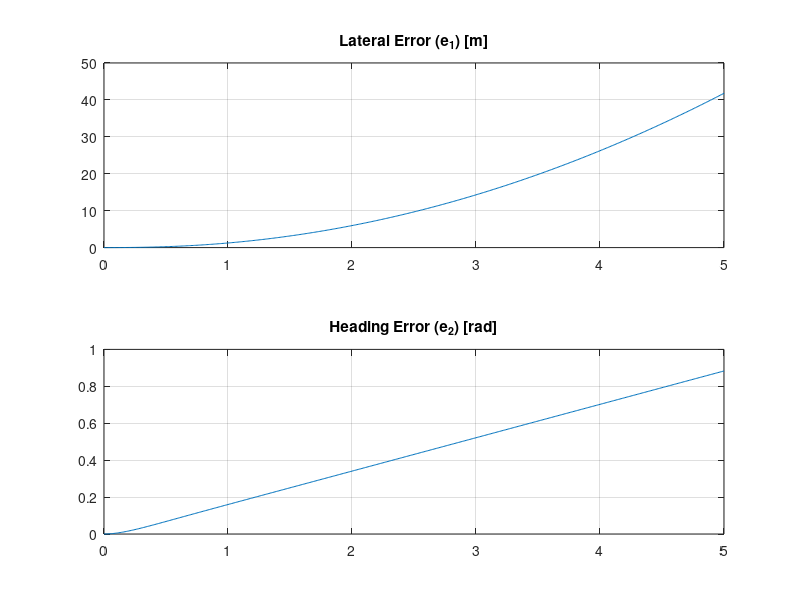

MATLAB code to generate this figure: (Note: this script raises an error after producing the figure.)
%% Equations of Motion for Bicycle Model

% STATES REL TO CENTERLINE (not inertial)
    % e1: lateral position error from centerline
    % e1_dot: lateral velocity error
    % e2: heading angle error from centerline
    % e2_dot: heading angular velocity error (e3_dot)

% Notebook has written dynamics derivations

m = 1500; % (kg), mass
Izz = 3000; % (kg*m^2), inertia about birds-eye z axis
Vx = 20; % (m/s), forward longitudinal velocity

Cf = 40000; %(N/rad/tire), front tire turn stiffness (virtual of both front)
Cr = 40000; %(N/rad/tire), rear tire turn stiffness (virtual of both rear)
lf = 1.2; % (m), distance from COM to front tire
lr = 1.6; % (m), distance from COM to rear tire


% State Space Matrices
A = [0, 1, 0, 0;
     0, (-2*(Cf+Cr))/(m*Vx), (2*(Cf+Cr))/m, (-2*(Cf*lf-Cr*lr))/(m*Vx);
     0, 0, 0, 1;
     0, (-2*(Cf*lf-Cr*lr))/(Izz*Vx), (2*(Cf*lf-Cr*lr))/Izz, (-2*(Cf*lf^2+Cr*lr^2))/(Izz*Vx)]

B = [0; 2*Cf/m; 0; 2*Cf*lf/Izz]

E = [0; (-2*(Cf*lf-Cr*lr))/m - Vx^2; 0; (-2*(Cf*lf^2+Cr*lr^2))/Izz]

C = eye(4)
D = zeros(4,1)

%% OL Dynamics Check
sys_c = ss(A, B, C, D);

% Run a step response with a 0.035 rad (2 degree) steering input
t = 0:0.01:5; % 5 second timespan
u = 0.035 * ones(size(t)); % Constant front steering angle
[y, t, x] = lsim(sys_c, u, t);

figure
subplot(2,1,1)
plot(t, x(:,1))
title('Lateral Error (e_1) [m]')
grid on

subplot(2,1,2)
plot(t, x(:,3))
title('Heading Error (e_2) [rad]')
grid on


%% Discrete Time State Space
dt = 0.05 % 20 Hz sampling rate

sys_d = c2d(sys_c, dt, 'zoh') % zoh for discrete and eventual PIL test


%% Test
Ad = sys_d.A
Bd = sys_d.B

Np = 20
Nc = 5

[F, Phi] = build_mpc_matrices(Ad, Bd, Np, Nc)

%% CL MPC Control

max_turn = deg2rad(25);

Q = diag([10, 1, 50, 1]);
R = 0.5;

sim_time = 3;
t_steps = sim_time/dt;
t_vec = 0:dt:sim_time;

% Initialize
x_k = [1.5; 0.3; deg2rad(0); 4]; % initial offset state

% State and input 
x_vec = zeros(t_steps + 1, 4); % pre-allocate state history
x_vec(1, :) = x_k'; % place x0 for first state
u_vec = zeros(t_steps, 1); % pre-allocate input history

% Global coords
global_X = zeros(t_steps + 1, 1);
global_Y = zeros(t_steps + 1, 1);
global_Y(1) = x_k(1); % Initial lateral deviation

% Figure
figure('Name', 'MPC Lateral Lane Keeper Test Simulation', 'NumberTitle', 'off', 'Position', [100, 100, 1000, 500]);
hold on; grid on;

lane_width = 3.6; % emulate highway width
plot([-10, Vx*sim_time + 20], [lane_width/2, lane_width/2], 'k-', 'LineWidth', 2);     % Left edge
plot([-10, Vx*sim_time + 20], [-lane_width/2, -lane_width/2], 'k-', 'LineWidth', 2);   % Right edge
plot([-10, Vx*sim_time + 20], [0, 0], 'r--', 'LineWidth', 1);                          % Centerline Reference

% Create persistent animation handles
hCarBody = plot(0, 0, 'Square', 'MarkerSize', 15, 'MarkerFaceColor', 'b', 'MarkerEdgeColor', 'k');
hTrajectory = plot(NaN, NaN, 'b-', 'LineWidth', 1.5); % Actual historical path
hHorizonTail = plot(NaN, NaN, 'g-o', 'LineWidth', 1.5, 'MarkerSize', 4, 'MarkerFaceColor', 'g'); % MPC prediction

title('Real-Time Lateral Vehicle Dynamics Tracking (Closed-Loop MPC)');
xlabel('Global Position X [meters]');
ylabel('Lateral Deviation Y [meters]');
axis([-5, Vx*sim_time + 10, -3, 3]);
ylim([-2.5, 2.5])

for k = 1:t_steps
% Solve QP for u_horizon to plot planned trajectory
[u_opt, u_horz] = mpc_solve(x_k, F, Phi, 20, 5, Q, R, max_turn);

% Get planned mpc trajectory
Y_mpc = F*x_k + Phi*u_horz;

% Update actual bike dynamics
x_next = Ad*x_k + Bd*u_opt;

% Store for plotting
x_vec(k+1,:) = x_next'; % store states
u_vec(k) = u_opt; % store optimal steer input

% Transform state errors to global for plotting
global_X(k+1) = Vx*dt + global_X(k); % integrate linear x vel
global_Y(k+1) = x_next(1); % lateral position rel to 0 centerline

% Compute mpc horizon path in global frame
pred_Y = zeros(Np, 1);
pred_X = zeros(Np, 1);
for p = 1:Np
    pred_X(p) = global_X(k+1) + (p * Vx * dt); % linear euler x pos update
    pred_Y(p) = Y_mpc((p-1)*4 + 1); % Extract e1 @ each horizon step p
end

set(hCarBody, 'XData', global_X(k+1), 'YData', global_Y(k+1));
set(hTrajectory, 'XData', global_X(1:k+1), 'YData', global_Y(1:k+1));
set(hHorizonTail, 'XData', pred_X, 'YData', pred_Y);

xlim([global_X(k+1) - 25, global_X(k+1) + 35]);

drawnow; % Flush drawing buffer
pause(0.02); % Control frame rate

% Update state for next iteration
x_k = x_next;

end


% Diagnostic Plots
figure('Name', 'MPC Performance Diagnostics', 'NumberTitle', 'off');
subplot(3,1,1);
plot(t_vec, x_vec(:,1), 'r', 'LineWidth', 2); grid on;
ylabel('Lateral Error e_1 [m]');
title('Closed-Loop Diagnostics');

subplot(3,1,2);
plot(t_vec, rad2deg(x_vec(:,3)), 'g', 'LineWidth', 2); grid on;
ylabel('Heading Error e_2 [deg]');

subplot(3,1,3);
plot(t_vec(1:end-1), rad2deg(u_vec), 'b', 'LineWidth', 2); grid on;
xlabel('Time [seconds]');
ylabel('Steering Input \delta [deg]');

display('Animation Complete, Diagnostics Plotted')
